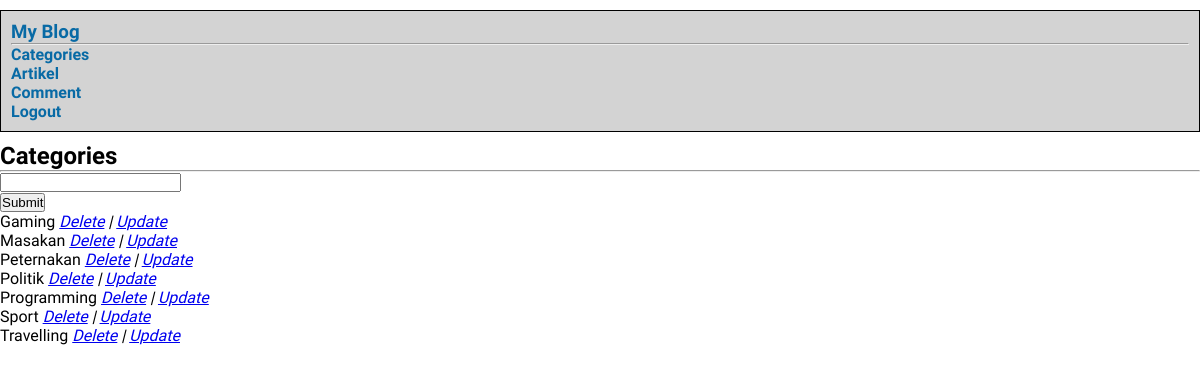
The app's page /admin (signed in) with its own data.
### tables this page shows
CREATE TABLE `category` (
  `id` int(11) NOT NULL,
  `category_name` varchar(255) NOT NULL
);

### admin/pages/category.php (the view, shortened to what this page needs)
<?php
$dataValue = isset($_GET['data']) ? $_GET['data'] : false;
?>
<h2>Categories</h2>
<hr>
<form action="<?php if(isset($_GET['data'])) { echo URL.'admin/pages/category_proses.php?action=update'; }else{ echo URL.'admin/pages/category_proses.php?action=input'; } ?>" method="POST">
	<div id="form-input">
		<input type="text" name="category" value="<?php echo $dataValue; ?>">
	</div>
	<?php
		if(isset($_GET['data'])){
			echo "<button>Update</button>";
		}else {
			echo "<button>Submit</button>";
		}
	 ?>
</form>
<div id="listCategory">
	<ul>
	<?php
		$query = $dbh->query("SELECT * FROM category ORDER BY category_name ASC ");
		if($query->rowCount() > 0 ){
			while($row = $query->fetch(PDO::FETCH_OBJ)){
	?>
		<li><?php echo $row->category_name; ?> <em><a href="<?php echo URL.'admin/pages/category_proses.php?action=delete&id='.$row->id;?>">Delete</a> | <a href="<?php echo URL.'admin/pages/category_proses.php?action=select-data&id='.$row->id;?>">Update</a></em></li>
	<?php }}else {
		echo "Saat ini belum ada kategori yang tersedia";
		} ?>
	</ul>
</div>

### css/style.css (style rules this page uses)
* { padding: 0px; margin: 0px; }
body { font-family: 'Muli', sans-serif; }

### records on screen
category: category_name "Gaming"
category: category_name "Masakan"
category: category_name "Peternakan"
category: category_name "Politik"
category: category_name "Programming"
category: category_name "Sport"
category: category_name "Travelling"
